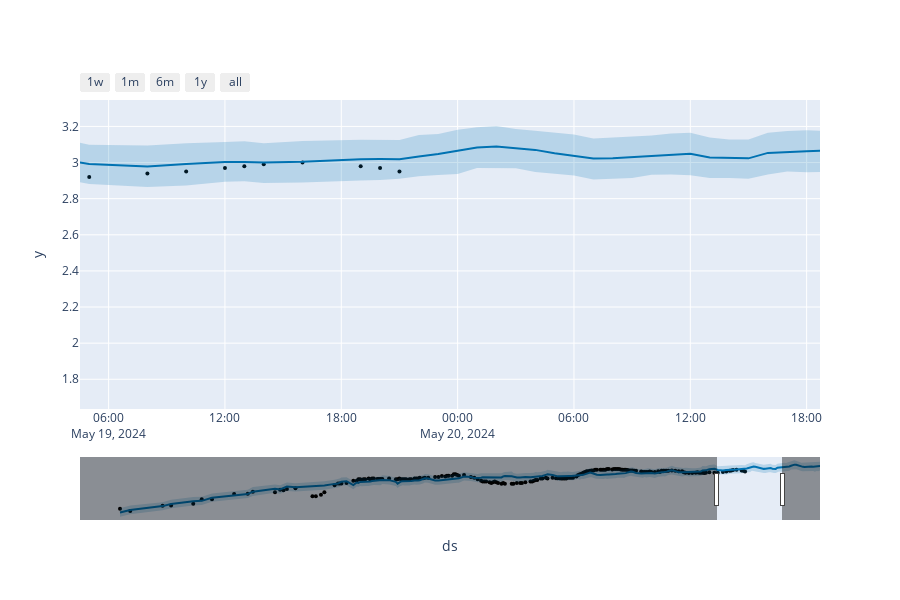

Here is the notebook cell this chart was saved with:
### Code cell
m = Prophet(
    yearly_seasonality=False,  
    weekly_seasonality=False,  
    daily_seasonality=True,    
    changepoint_range=0.8,     
    changepoint_prior_scale=0.9,
    changepoints=['2024-05-09 04:00:00'],
    growth="linear"         
)

# Defina os pontos de mudança
m.add_seasonality(name='daily', period=1, fourier_order=1, prior_scale = 0.01)
m.add_regressor("pos_wind", mode = "multiplicative", prior_scale = 0.8)

# Ajuste o modelo
m.fit(sao_goncalo_data)

# Realize previsões
future = m.make_future_dataframe(periods=44, freq='h')  

future['pos_wind'] = pos_wind['pos_wind']

forecast = m.predict(future)

# Visualize o resultado do modelo
plot_plotly(m, forecast)

### Figure 1 — Plotly figure (JSON) as saved in the notebook; plotly's stock layout.template omitted (floating-point values rounded to 4 significant figures; data arrays with more than 128 entries replaced by an {"elided": "..."} marker saying what was removed)
{"data": [{"marker": {"color": "black", "size": 4}, "mode": "markers", "name": "Actual", "type": "scatter", "x": {"elided": "188 str values"}, "y": {"elided": "188 float values"}}, {"hoverinfo": "skip", "line": {"width": 0}, "mode": "lines", "type": "scatter", "x": {"elided": "232 str values"}, "y": {"elided": "232 float values"}}, {"fill": "tonexty", "fillcolor": "rgba(0, 114, 178, 0.2)", "line": {"color": "#0072B2", "width": 2}, "mode": "lines", "name": "Predicted", "type": "scatter", "x": {"elided": "232 str values"}, "y": {"elided": "232 float values"}}, {"fill": "tonexty", "fillcolor": "rgba(0, 114, 178, 0.2)", "hoverinfo": "skip", "line": {"width": 0}, "mode": "lines", "type": "scatter", "x": {"elided": "232 str values"}, "y": {"elided": "232 float values"}}], "layout": {"height": 600, "showlegend": false, "width": 900, "xaxis": {"autorange": false, "range": ["2024-05-19 04:31:27.4286", "2024-05-20 18:41:18.8571"], "rangeselector": {"buttons": [{"count": 7, "label": "1w", "step": "day", "stepmode": "backward"}, {"count": 1, "label": "1m", "step": "month", "stepmode": "backward"}, {"count": 6, "label": "6m", "step": "month", "stepmode": "backward"}, {"count": 1, "label": "1y", "step": "year", "stepmode": "backward"}, {"step": "all"}]}, "rangeslider": {"autorange": true, "range": ["2024-05-03 14:30:51.4286", "2024-05-21 17:00"], "visible": true, "yaxis": {"_template": null, "rangemode": "match"}}, "title": {"text": "ds"}, "type": "date"}, "yaxis": {"autorange": true, "range": [1.635, 3.346], "title": {"text": "y"}, "type": "linear"}}}
